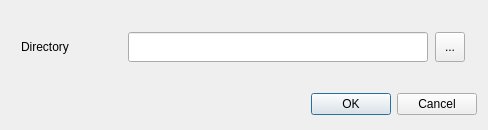
<?xml version="1.0" encoding="UTF-8"?>
<ui version="4.0">
 <class>DefaultDirectoryDialog</class>
 <widget class="QDialog" name="DefaultDirectoryDialog">
  <property name="windowModality">
   <enum>Qt::WindowModal</enum>
  </property>
  <property name="geometry">
   <rect>
    <x>0</x>
    <y>0</y>
    <width>488</width>
    <height>130</height>
   </rect>
  </property>
  <property name="sizePolicy">
   <sizepolicy hsizetype="Fixed" vsizetype="Fixed">
    <horstretch>0</horstretch>
    <verstretch>0</verstretch>
   </sizepolicy>
  </property>
  <property name="minimumSize">
   <size>
    <width>488</width>
    <height>130</height>
   </size>
  </property>
  <property name="maximumSize">
   <size>
    <width>488</width>
    <height>167</height>
   </size>
  </property>
  <property name="windowTitle">
   <string>Dialog</string>
  </property>
  <property name="modal">
   <bool>true</bool>
  </property>
  <layout class="QGridLayout" name="gridLayout">
   <item row="2" column="2">
    <widget class="QDialogButtonBox" name="buttonBox">
     <property name="maximumSize">
      <size>
       <width>466</width>
       <height>29</height>
      </size>
     </property>
     <property name="orientation">
      <enum>Qt::Horizontal</enum>
     </property>
     <property name="standardButtons">
      <set>QDialogButtonBox::Cancel|QDialogButtonBox::Ok</set>
     </property>
    </widget>
   </item>
   <item row="1" column="2">
    <widget class="QWidget" name="horizontalWidget" native="true">
     <layout class="QHBoxLayout" name="horizontalLayout">
      <item>
       <widget class="QLabel" name="label">
        <property name="minimumSize">
         <size>
          <width>100</width>
          <height>50</height>
         </size>
        </property>
        <property name="maximumSize">
         <size>
          <width>100</width>
          <height>50</height>
         </size>
        </property>
        <property name="text">
         <string>Directory</string>
        </property>
       </widget>
      </item>
      <item>
       <widget class="QLineEdit" name="lineEdit">
        <property name="minimumSize">
         <size>
          <width>300</width>
          <height>30</height>
         </size>
        </property>
        <property name="maximumSize">
         <size>
          <width>300</width>
          <height>30</height>
         </size>
        </property>
       </widget>
      </item>
      <item>
       <widget class="QToolButton" name="toolButton">
        <property name="minimumSize">
         <size>
          <width>30</width>
          <height>30</height>
         </size>
        </property>
        <property name="maximumSize">
         <size>
          <width>30</width>
          <height>30</height>
         </size>
        </property>
        <property name="text">
         <string>...</string>
        </property>
       </widget>
      </item>
     </layout>
    </widget>
   </item>
  </layout>
 </widget>
 <resources/>
 <connections/>
</ui>
